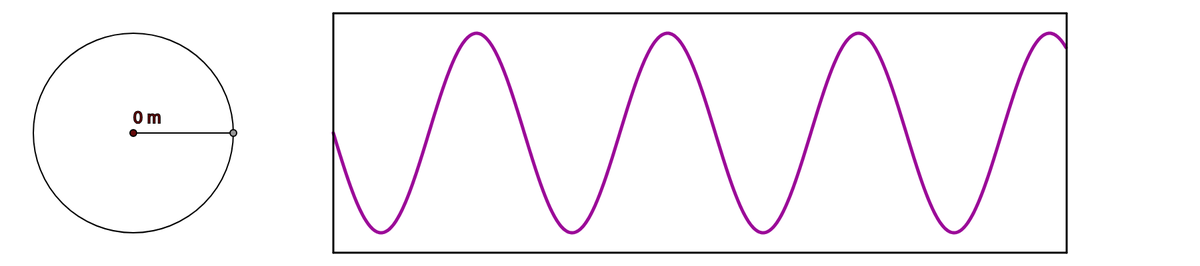
Frame 1 (no input)
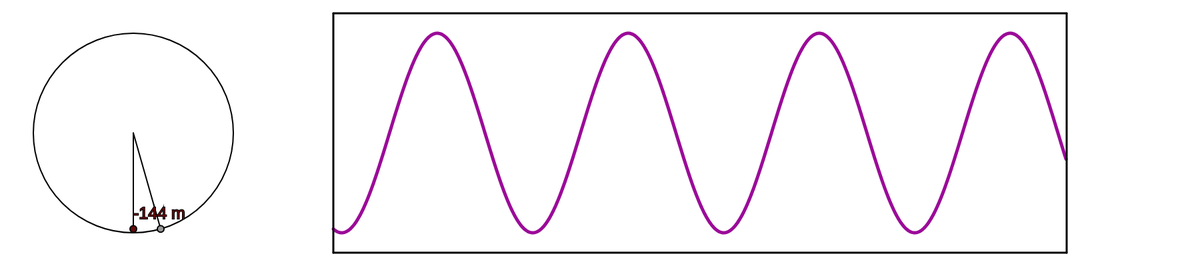
Frame 60 (no input)
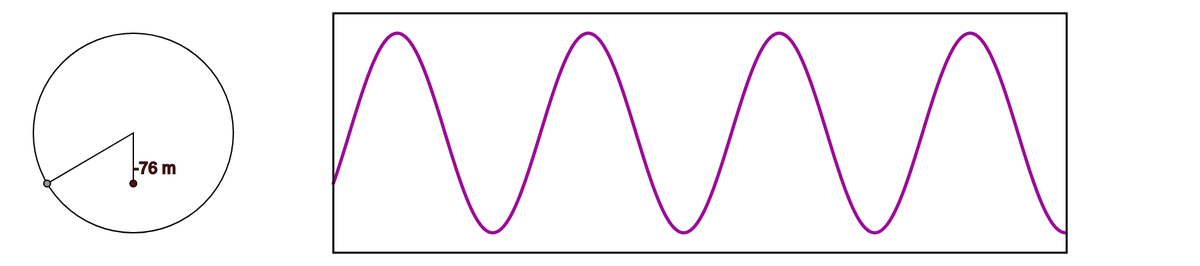
Frame 120 (the mouse pressed at the canvas centre since frame 60)

The p5.js sketch that drew these frames (run headless with seeded random() and noise() and a simulated clock; from frame 60 on, the mouse is pressed at the canvas centre):

// p5.js sketch
// ── sketch.js
let senoSlider, radioSlider;  // Sliders
let div1, div2;  // divs
let o;  // objeto oscilador armonico
let seno;  // objeto sebi del oscilador
let bordeX, bordeY, finalX, finalY;  // Para el borde 

let xCirculo = 200;  // posicion inicial del circulo (al centro)
let yCirculo = 200;
let periodo = 5;  // T en segundos
let desfase = 0; 
let radio = 100;
let distancia = 200;
let min = 10;
let max = 180;

function setup(){
    createCanvas(1800, 400);
    // sliders and divs
    senoSlider = createSlider(1, 20, 5);
    radioSlider = createSlider(min, max, 150);
    div1 = createDiv('');
    div1.style('font-size', '20px');
    div1.position(25, 430);
    div2 = createDiv('Radio: ');
    div2.style('font-size', '20px');
    div2.position(170, 430);
    //Bordes para marco del seno
    bordeX = xCirculo + radio + distancia;  // donde comienza el dibujo del seno en el eje X
    bordeY = yCirculo - max;  // donde empieza en el eje Y
    finalY = yCirculo + max; // donde finaliza en el eje Y
    finalX = width-distancia;  // el ancho-una distancia arbitraria

    o = new Oscilador(xCirculo, yCirculo, periodo, desfase, radio);
    seno = new Seno(bordeX, bordeY, finalX, finalY, desfase, periodo);
}

function draw(){
    background(255);
    let vAngular = TWO_PI/senoSlider.value();
    o.r = radioSlider.value();
    div1.html('Período: ' + senoSlider.value() + 's')
    div2.html('Radio: ' + radioSlider.value() + 'm')
    seno.reajustarBordesY(yCirculo, radioSlider.value());
    o.velocidadAngular = vAngular;
    seno.velocidadAngular = vAngular;
    o.dibujar();
    seno.dibujar();
    dibujarBordesSeno();
}

function dibujarBordesSeno(){
    stroke(0);
    strokeWeight(3);
    line(bordeX, bordeY, bordeX, finalY);
    line(finalX, bordeY, finalX, finalY);
    line(bordeX, bordeY, finalX, bordeY);
    line(bordeX, finalY, finalX, finalY);     
}
// ── MovCircular Seno.html
<!DOCTYPE html>
<html lang="en">
<head>
    <meta charset="UTF-8">
    <meta http-equiv="X-UA-Compatible" content="IE=edge">
    <meta name="viewport" content="width=device-width, initial-scale=1.0">
    <title>Movimiento circular</title>
    <script src="https://cdn.jsdelivr.net/npm/p5@1.4.1/lib/p5.js"></script>
    <!--Carga de Boostrap CSS-->
    <link href="https://cdn.jsdelivr.net/npm/bootstrap@5.1.3/dist/css/bootstrap.min.css" rel="stylesheet" 
    integrity="sha384-1BmE4kWBq78iYhFldvKuhfTAU6auU8tT94WrHftjDbrCEXSU1oBoqyl2QvZ6jIW3" crossorigin="anonymous">
</head>
<body>
    <!--Inicio Barra de navegación-->
    <nav class="navbar navbar-expand-lg navbar-dark bg-dark">
        <div class="container-fluid">
            <a class="navbar-brand" href="#">Pi Casa </a>
            <button class="navbar-toggler" type="button" data-bs-toggle="collapse" data-bs-target="#navbarNavDropdown" aria-controls="navbarNavDropdown" aria-expanded="false" aria-label="Toggle navigation">
                <span class="navbar-toggler-icon"></span>
            </button>
            <div class="collapse navbar-collapse" id="navbarNavDropdown">
                <ul class="navbar-nav">
                    <li class="nav-item">
                        <a class="nav-link active" aria-current="page" href="../index.html">Home</a>
                    </li>
                    <li class="nav-item">
                        <a class="nav-link" href="#">Features</a>
                    </li>
                    <li class="nav-item">
                            <a class="nav-link" href="#">Pricing</a>
                    </li>
                    <li class="nav-item dropdown">
                            <a class="nav-link dropdown-toggle" href="#" id="navbarDropdownMenuLink" role="button" data-bs-toggle="dropdown" aria-expanded="false">
                    Proyectos web
                </a>
                <ul class="dropdown-menu" aria-labelledby="navbarDropdownMenuLink">
                    <li><a class="dropdown-item" href="MovCircular Seno.html">Matematicas</a></li>
                    <li><a class="dropdown-item" href="#">Another action</a></li>
                    <li><hr class="dropdown-divider"></li>
                    <li><a class="dropdown-item" href="#">Something else here</a></li>
                </ul>
                </li>
            </ul>
            </div>
        </div>
    </nav>
    <!--Fin Barra de navegación-->
    <div id="lienzo"></div>
    <script src="seno.js"></script>
    <script src="sketch.js"></script>
    <script src="Oscilador.js"></script>
    <!--Carga de Boostrap JS-->
    <script src="https://cdn.jsdelivr.net/npm/bootstrap@5.1.3/dist/js/bootstrap.bundle.min.js" 
    integrity="sha384-ka7Sk0Gln4gmtz2MlQnikT1wXgYsOg+OMhuP+IlRH9sENBO0LRn5q+8nbTov4+1p" crossorigin="anonymous"></script>
</body>
</html>
// ── Oscilador.js
class Oscilador{
    constructor(x, y, periodo, desfase, r){
        this.x = x;
        this.y = y;
        this.desfase = desfase;
        this.r = r;
        this.velocidadAngular = TWO_PI/periodo;
    }

    dibujarFondo(){
        ellipseMode(CENTER);   
        strokeWeight(2);
        stroke(0);
        fill(255,150);
        ellipse( this.x,  this.y,  this.r*2,  this.r*2);
    }

    dibujarPendulo(x, y){
        fill(150);
        stroke(0);
        line(this.x,this.y, x+this.x, y+this.y);
        ellipse(x+this.x, y+this.y, 10, 10);
    }

    dibujarResorte(x, y){
        line(this.x+x, this.y, this.x+x, y+this.y)
        fill(100,10,10)
        ellipse(this.x+x, y+this.y, 10, 10);

        // DIBUJAR EL TEXTO DE EL RESORTE
        textSize(25);
        text((-y).toFixed(0) + " m", this.x, y+this.y-15)
    }

    dibujar(){
        angleMode(DEGREES);
        let y = this.r * sin(this.desfase);
        let x = this.r * cos(this.desfase);

        this.dibujarFondo();
        this.dibujarPendulo(x, y);
        this.dibujarResorte(0, y);
        
        this.desfase +=this.velocidadAngular;
    }
}
// ── seno.js

class Seno{
    constructor(bordeX, bordeY, finalX, finalY, desfase, periodo){
        this.bordeX = bordeX;
        this.finalX = finalX;
        this.finalY = finalY;
        this.bordeY = bordeY;
        this.velocidadAngular = TWO_PI/periodo;
        this.altura = (finalY- bordeY) / 2;
        this.start = desfase;
    }

    reajustarBordesY(yCirculo, radio){
        this.bordeY = yCirculo - radio;
        this.finalY = yCirculo + radio;
        this.altura = (this.finalY - this.bordeY) / 2 ;
    }

    dibujar(){
        this.incremento = senoSlider.value()/500;
        stroke(0);
        noFill();
        let xoff = this.start;
        strokeWeight(1);
        beginShape();
        for (let x = this.bordeX; x < this.finalX; x++){
            strokeWeight(5);
            stroke(155, 11, 152);
            let y = this.bordeY + (this.altura + sin(xoff) * this.altura);
            vertex(x, y);
            xoff += this.velocidadAngular;   
        }
        endShape();
        this.start += this.velocidadAngular;
    }
}
